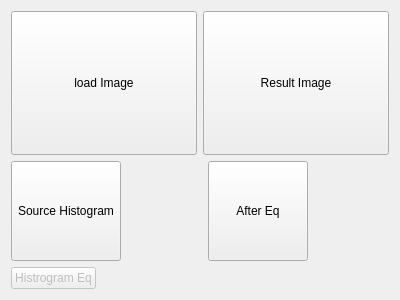
<?xml version="1.0" encoding="UTF-8"?>
<ui version="4.0">
 <class>Widget</class>
 <widget class="QWidget" name="Widget">
  <property name="geometry">
   <rect>
    <x>0</x>
    <y>0</y>
    <width>400</width>
    <height>300</height>
   </rect>
  </property>
  <property name="windowTitle">
   <string>Histogram Equalization</string>
  </property>
  <property name="windowIcon">
   <iconset>
    <normaloff>../../pictures/Bokehlicia-Captiva-QtProject-creator.ico</normaloff>../../pictures/Bokehlicia-Captiva-QtProject-creator.ico</iconset>
  </property>
  <layout class="QGridLayout" name="gridLayout">
   <item row="0" column="0">
    <layout class="QHBoxLayout" name="horizontalLayout_3">
     <item>
      <widget class="QToolButton" name="toolButton">
       <property name="sizePolicy">
        <sizepolicy hsizetype="Expanding" vsizetype="Expanding">
         <horstretch>0</horstretch>
         <verstretch>0</verstretch>
        </sizepolicy>
       </property>
       <property name="minimumSize">
        <size>
         <width>100</width>
         <height>100</height>
        </size>
       </property>
       <property name="text">
        <string>load Image</string>
       </property>
      </widget>
     </item>
     <item>
      <widget class="QToolButton" name="toolButton_2">
       <property name="sizePolicy">
        <sizepolicy hsizetype="Expanding" vsizetype="Expanding">
         <horstretch>0</horstretch>
         <verstretch>0</verstretch>
        </sizepolicy>
       </property>
       <property name="minimumSize">
        <size>
         <width>100</width>
         <height>100</height>
        </size>
       </property>
       <property name="text">
        <string>Result Image</string>
       </property>
      </widget>
     </item>
    </layout>
   </item>
   <item row="1" column="0">
    <layout class="QHBoxLayout" name="horizontalLayout">
     <item>
      <widget class="QToolButton" name="toolButton_3">
       <property name="minimumSize">
        <size>
         <width>100</width>
         <height>100</height>
        </size>
       </property>
       <property name="text">
        <string>Source Histogram</string>
       </property>
      </widget>
     </item>
     <item>
      <spacer name="horizontalSpacer">
       <property name="orientation">
        <enum>Qt::Horizontal</enum>
       </property>
       <property name="sizeHint" stdset="0">
        <size>
         <width>40</width>
         <height>20</height>
        </size>
       </property>
      </spacer>
     </item>
     <item>
      <widget class="QToolButton" name="toolButton_4">
       <property name="minimumSize">
        <size>
         <width>100</width>
         <height>100</height>
        </size>
       </property>
       <property name="text">
        <string>After Eq</string>
       </property>
      </widget>
     </item>
     <item>
      <spacer name="horizontalSpacer_2">
       <property name="orientation">
        <enum>Qt::Horizontal</enum>
       </property>
       <property name="sizeHint" stdset="0">
        <size>
         <width>40</width>
         <height>20</height>
        </size>
       </property>
      </spacer>
     </item>
    </layout>
   </item>
   <item row="2" column="0">
    <layout class="QHBoxLayout" name="horizontalLayout_2">
     <item>
      <widget class="QPushButton" name="pushButton">
       <property name="enabled">
        <bool>false</bool>
       </property>
       <property name="text">
        <string>Histrogram Eq</string>
       </property>
      </widget>
     </item>
     <item>
      <spacer name="horizontalSpacer_3">
       <property name="orientation">
        <enum>Qt::Horizontal</enum>
       </property>
       <property name="sizeHint" stdset="0">
        <size>
         <width>40</width>
         <height>20</height>
        </size>
       </property>
      </spacer>
     </item>
    </layout>
   </item>
  </layout>
 </widget>
 <layoutdefault spacing="6" margin="11"/>
 <resources/>
 <connections/>
</ui>
